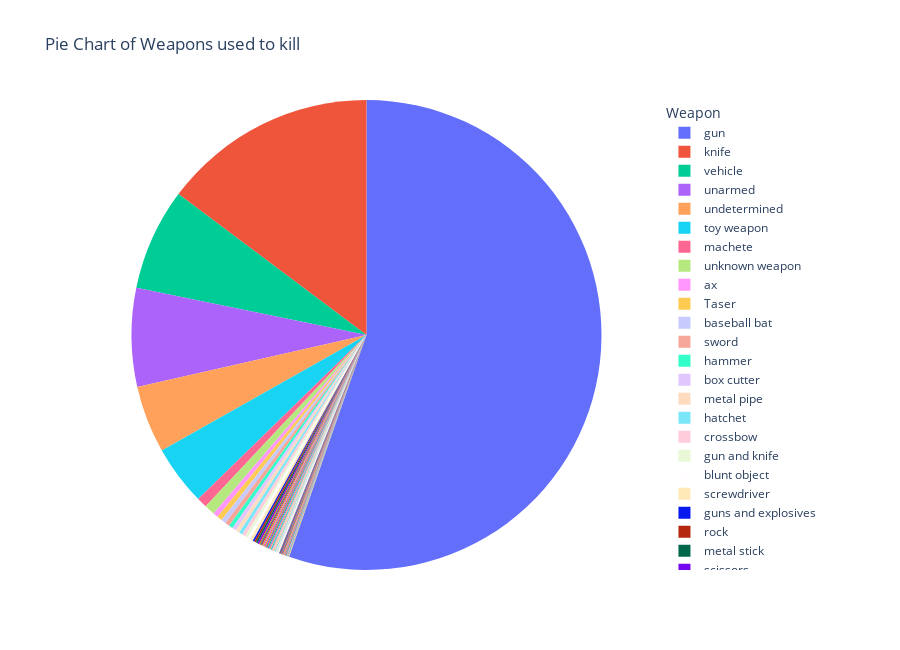

The notebook cell saved with this chart:
### Code cell
fig = go.Figure(data=[go.Pie(labels=armed_count.index, values=armed_count.values)])
fig.update_traces(textinfo='none')
fig.update_layout(title='Pie Chart of Weapons used to kill', legend=dict(title='Weapon'),
                  height=650)

# 6.77% of the police were unarmed while 55.3% were armed with guns

### Figure 1 — Plotly figure (JSON) as saved in the notebook; plotly's stock layout.template omitted (floating-point values rounded to 4 significant figures)
{"data": [{"labels": ["gun", "knife", "vehicle", "unarmed", "undetermined", "toy weapon", "machete", "unknown weapon", "ax", "Taser", "baseball bat", "sword", "hammer", "box cutter", "metal pipe", "hatchet", "crossbow", "gun and knife", "blunt object", "screwdriver", "guns and explosives", "rock", "metal stick", "scissors", "beer bottle", "hatchet and gun", "piece of wood", "chain saw", "pipe", "brick", "shovel", "metal object", "metal pole", "baton", "meat cleaver", "sharp object", "metal rake", "motorcycle", "glass shard", "baseball bat and bottle", "crowbar", "oar", "fireworks", "machete and gun", "bayonet", "pitchfork", "tire iron", "pole and knife", "air conditioner", "bean-bag gun", "spear", "flashlight", "nail gun", "lawn mower blade", "flagpole", "cordless drill", "metal hand tool", "carjack", "chain", "contractor's level", "stapler", "baseball bat and fireplace poker", "straight edge razor", "hand torch", "garden tool", "pole", "pick-axe", "pen"], "textinfo": "none", "type": "pie", "values": [1398, 373, 177, 171, 117, 104, 18, 18, 9, 9, 8, 8, 7, 7, 7, 6, 6, 5, 5, 5, 3, 3, 3, 3, 2, 2, 2, 2, 2, 2, 2, 2, 2, 2, 2, 2, 1, 1, 1, 1, 1, 1, 1, 1, 1, 1, 1, 1, 1, 1, 1, 1, 1, 1, 1, 1, 1, 1, 1, 1, 1, 1, 1, 1, 1, 1, 1, 1]}], "layout": {"height": 650, "legend": {"title": {"text": "Weapon"}}, "title": {"text": "Pie Chart of Weapons used to kill"}}}
